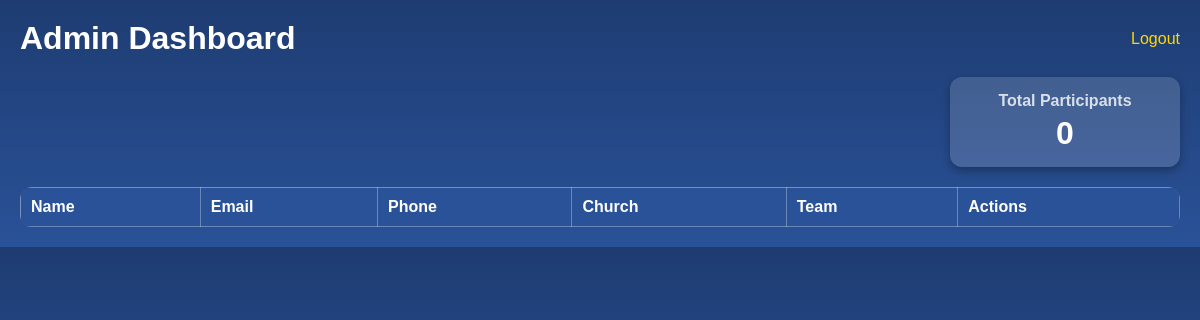
/admin-dashboard (signed in), run on an earlier commit of the app's database.
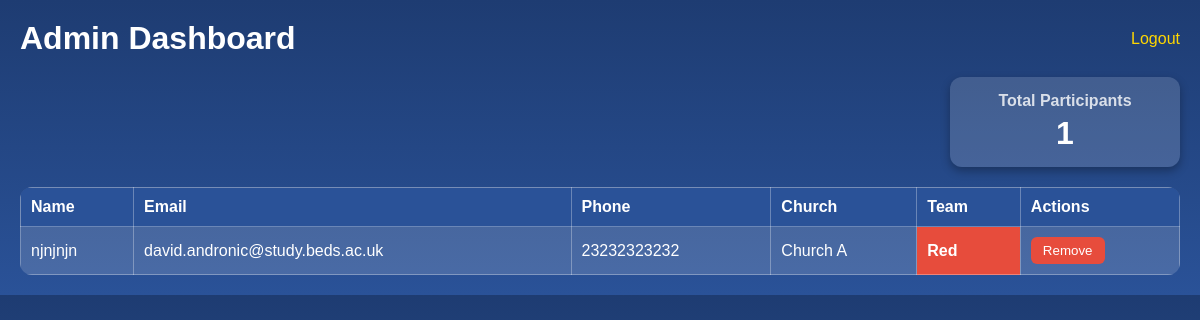
And on a later commit of the database.
### app.py (models this page shows)
class Participant(db.Model):
    id = db.Column(db.Integer, primary_key=True)
    name = db.Column(db.String(100), nullable=False)
    email = db.Column(db.String(120), unique=True, nullable=False)
    phone = db.Column(db.String(50))
    church = db.Column(db.String(100))
    team = db.Column(db.String(20))  # Hidden from participants

### app.py (the view)
@app.route("/admin-dashboard")
def admin_dashboard():
    if "admin" not in session:
        return redirect(url_for("admin_login"))
    participants = Participant.query.all()
    total_count = Participant.query.count()
    return render_template(
        "admin_dashboard.html",
        participants=participants,
        teams=TEAMS,
        total_count=total_count
    )

### templates/admin_dashboard.html (shortened to what this page needs)
<!DOCTYPE html>
<html>
<head>
</head>
<body>
<div class="header">
<h1>Admin Dashboard</h1>
<a href="{{ url_for('admin_logout') }}">Logout</a>
</div>
<div class="stats-container">
    <div class="stat-box">
        <h3>Total Participants</h3>
        <p>{{ total_count }}</p>
    </div>
</div>
<table>
<tr>
<th>Name</th>
<th>Email</th>
<th>Phone</th>
<th>Church</th>
<th>Team</th>
<th>Actions</th>
</tr>
{% for p in participants %}
<tr>
<td>{{ p.name }}</td>
<td>{{ p.email }}</td>
<td>{{ p.phone }}</td>
<td>{{ p.church }}</td>
<td style="background-color: {{ teams[p.team] }}; color:white; font-weight:bold;">
{{ p.team }}
</td>
<td>
<form method="POST"
      action="{{ url_for('admin_remove', participant_id=p.id) }}"
      onsubmit="return confirmRemove();">
    <button type="submit" class="delete-btn">Remove</button>
</form>
</td>
</tr>
{% endfor %}
</table>
</body>
</html>

### templates/admin_dashboard.html (style rules this page uses)
body { margin:0; background:linear-gradient(to bottom,#1e3c72,#2a5298); color:white; font-family:Arial; padding:20px; }
.header { display:flex; justify-content:space-between; align-items:center; flex-wrap:wrap; margin-bottom:20px; }
.header h1 { margin:0; }
.stats-container { display:flex; justify-content:flex-end; margin-bottom:20px; }
.stat-box { background:rgba(255,255,255,0.15); padding:15px 25px; border-radius:12px; text-align:center; min-width:180px; box-shadow:0 4px 10px rgba(0,0,0,0.3); }
.stat-box h3 { margin:0; font-size:16px; opacity:0.8; }
.stat-box p { font-size:32px; margin:5px 0 0 0; font-weight:bold; }
table { width:100%; border-collapse:collapse; background:rgba(255,255,255,0.1); overflow:hidden; border-radius:12px; }
th,td { padding:10px; border:1px solid rgba(255,255,255,0.3); text-align:left; }
th { background:#2a5298; }
tr:nth-child(even) { background:rgba(255,255,255,0.05); }
.delete-btn { background-color: #e74c3c; border: none; color: white; padding: 6px 12px; border-radius: 6px; cursor: pointer; }
a { color:gold; text-decoration:none; }

What changed in the data, as far as the page shows it:
added Participant: name "njnjnjn", email "david.andronic@study.beds.ac.uk", phone "23232323232", church "Church A", team "Red"
Also different on the page:
{{ total_count }}: "0" → "1"
